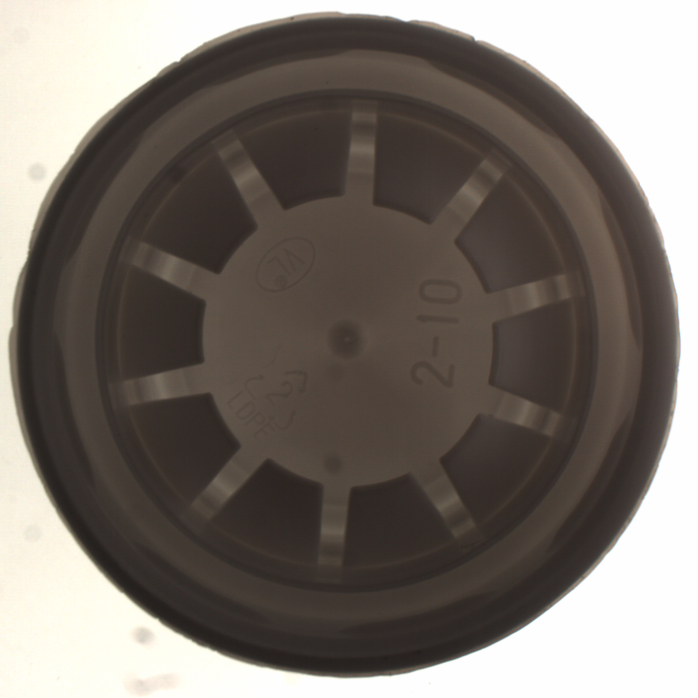
#> input picture data_check/test_cam1.png, 698 x 698 px, found by its file name
$ python test.py
#> lines starting #> are read from the running program, lines starting #| are printed output that depends on the picture; after the words box and inside, x2 and y2 are one past the last pixel; in counts of white or black regions, pixels touching at a corner belong together
import cv2
import numpy as np

# Đọc ảnh gốc và ảnh mẫu
image = cv2.imread('picture/test_cam1.png')
#> image is the input picture: shape (698, 698, 3); mean B, G, R 108.6, 115.4, 122.6
template = cv2.imread('picture/saved_sample.png')
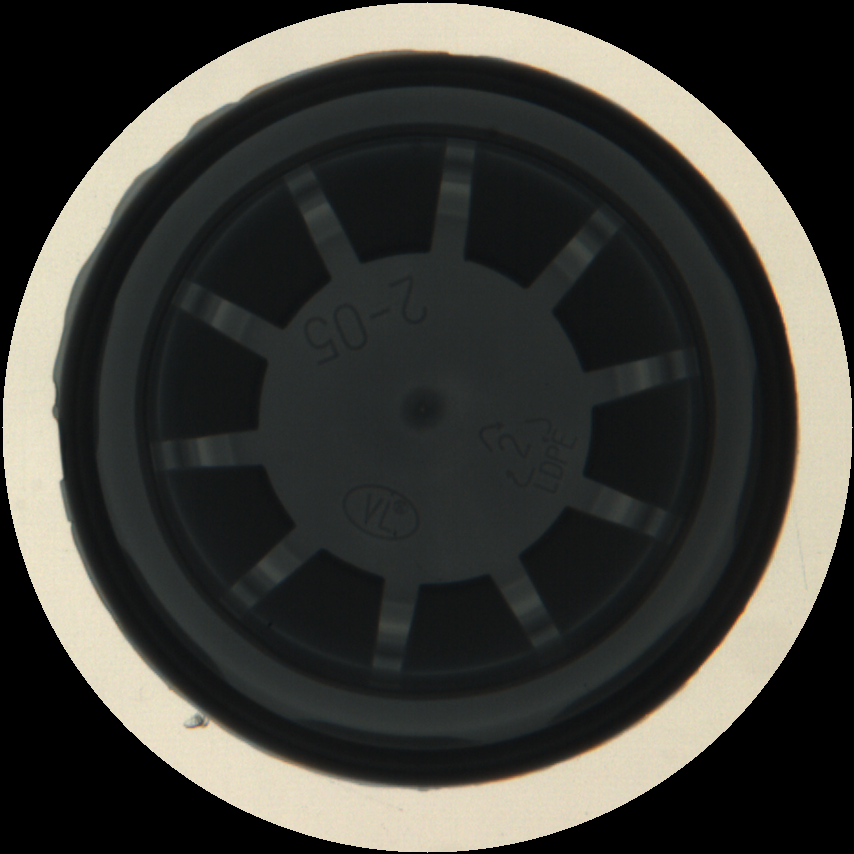
#> input picture picture/saved_sample.png, 854 x 854 px
#> template is the input picture: shape (854, 854, 3); mean B, G, R 55.9, 60.9, 60.9

# Resize ảnh về 50% kích thước ban đầu để tăng tốc độ matching
image = cv2.resize(image, (image.shape[1]//2, image.shape[0]//2))
#> image: shape (349, 349, 3)
template = cv2.resize(template, (template.shape[1]//2, template.shape[0]//2))
#> template: shape (427, 427, 3)

# Chuyển ảnh sang grayscale
gray_img = cv2.cvtColor(image, cv2.COLOR_BGR2GRAY)
gray_template = cv2.cvtColor(template, cv2.COLOR_BGR2GRAY)
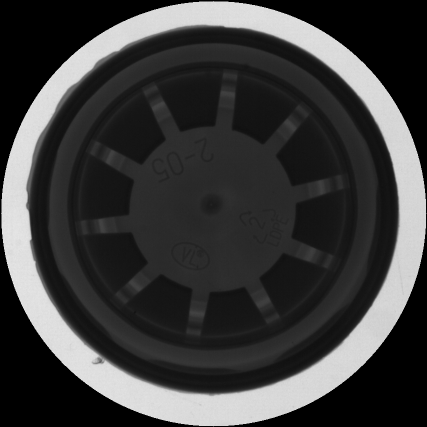
#> gray_template: shape (427, 427); min 0, max 230, mean 60.4

# Tạo mask để loại bỏ nền đen
_, mask = cv2.threshold(gray_template, 10, 255, cv2.THRESH_BINARY)
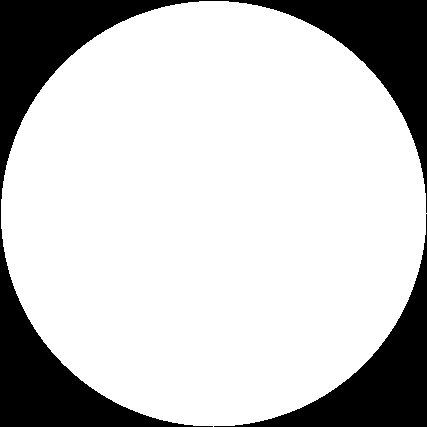
#> mask: shape (427, 427); 78% white; 2 black regions, box (x1, y1, x2, y2) and area: (0, 0, 427, 427) 30127, (214, 214, 427, 427) 9913

# Matching sử dụng template matching
#> (the run stopped early here; a loop or call above may not have finished)
